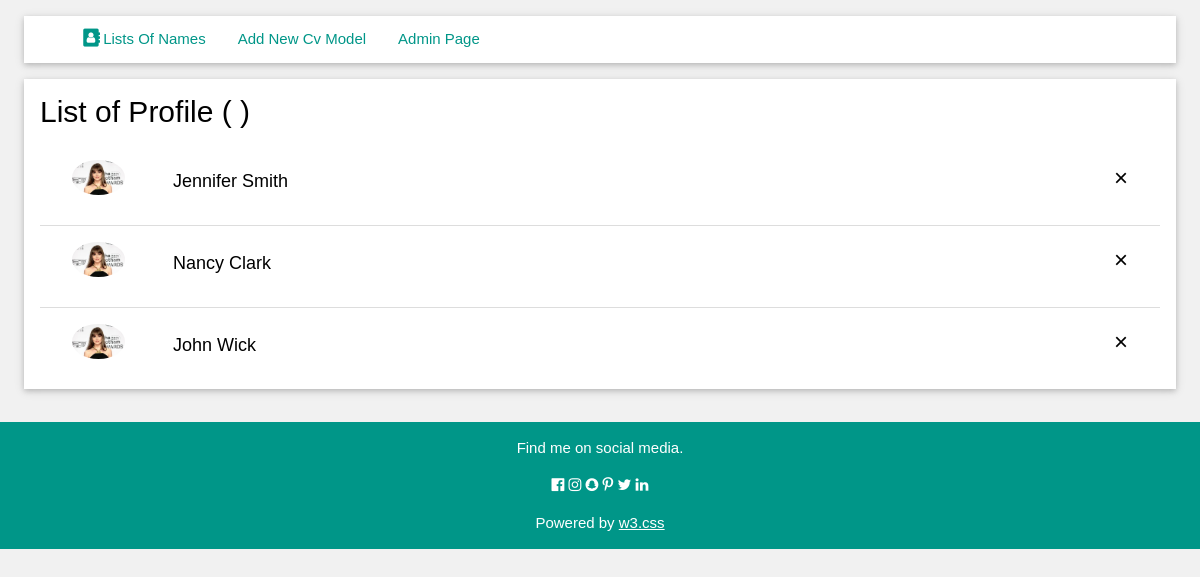
/prof/profiles, run on the app's committed database.
### cvprof/models.py (models this page shows, shortened)
class CVModel(models.Model):
    fullname = models.CharField(max_length=255)
    position = models.CharField(max_length=50)
    address = models.CharField(max_length=500)
    email = models.EmailField(max_length=254)
    contact = models.IntegerField()
    skill = models.CharField(max_length=50,null=True)
    firstskills = models.CharField(max_length=50,null=True)
    secondskills = models.CharField(max_length=50,null=True)
    thirdkills = models.CharField(max_length=50,null=True)
    fourthskills =models.CharField(max_length=50, null=True)
    language =models.CharField(max_length=50, null=True)
    firstlanguage =models.CharField(max_length=50, null=True)
    secondlanguage =models.CharField(max_length=50, null=True)
    thirdlanguage =models.CharField(max_length=50, null=True)
    work_experience = models.CharField(max_length=500,null=True)
    firstwork_experience = models.CharField(max_length=500,null=True)
    workexper_descrip = models.TextField(null=True)
    second_experience = models.CharField(max_length=500,null=True)
    third_experience = models.CharField(max_length=500,null=True)
    education = models.CharField(max_length=250, null=True)
    primaryschool = models.CharField(max_length=250, null=True)
    secondaryschool = models.CharField(max_length=250, null=True)
    tertiaryschool = models.CharField(max_length=250, null=True)

### cvprof/views.py (the view)
# urls.py: path('profiles', views.profile, name = "profiles"),
def profile(request):
    context = {}
    data = CVModel.objects.all()
    context = {'records': data}
    return render(request,'cvprof/prof.html',context)

### cvprof/templates/cvprof/prof.html (shortened to what this page needs)
{% load static %}
<!DOCTYPE html>
<html><head><meta http-equiv="Content-Type" content="text/html; charset=UTF-8">
<link rel="stylesheet" href="{% static 'cvprof/src/w3.css' %}">
<link rel="stylesheet" href="{% static 'cvprof/src/css.css' %}">
<link rel="stylesheet" href="{% static 'cvprof/src/f/css/font-awesome.min.css' %}">
</head>
<body class="w3-light-grey">
<div class="w3-content w3-margin-top" style="max-width:1400px;">
  <div class="w3-row-padding">
    <div class="w3-row">
        <div class="w3-container">
            <div class="w3-container  w3-card w3-white w3-margin-bottom">
              <div class="w3-bar w3-padding-small">
                <a href="{% url 'cvprof:profiles' %}" class="w3-bar-item w3-button w3-text-teal"> <i class="fa fa-address-book fa-fw w3-margin-left w3-large " aria-hidden="true"></i>Lists Of Names</a>
                <a href="http://127.0.0.1:8000/admin/cvprof/cvmodel/add/" class="w3-bar-item w3-button w3-text-teal">Add New Cv Model</a>
                <a href="http://127.0.0.1:8000/admin/" class="w3-bar-item w3-button w3-text-teal">Admin Page</a>
              </div>
            </div>
        </div>
        <div class="w3-container">
            <div class="w3-container  w3-card w3-white w3-margin-bottom">
               <h2>List of Profile ( )</h2>
               <ul  class="w3-ul">
                {% for itm in records %}
                    <li class="w3-bar">
                      <span onclick="this.parentElement.style.display='none'"
                      class="w3-bar-item w3-button w3-xlarge w3-right">&times;</span>
                      <img src="{% static 'cvprof/src/img/lisa.jpeg' %}" class="w3-bar-item w3-circle" style="width:85px">
                      <div class="w3-bar-item">
                        <span class="w3-large">
                          <a href="{% url 'cvprof:index' itm.id %}" class="w3-bar-item w3-button w3-hover-none w3-border-white w3-bottombar w3-hover-border-teal">{{ itm.fullname }}</a>
                        </span>
                      </div>
                  </li>
                {% endfor %}
                </ul>
            </div>
        </div>
    </div>
  </div>
</div>
<footer class="w3-container w3-teal w3-center w3-margin-top">
  <p>Find me on social media.</p>
  <i class="fa fa-facebook-official w3-hover-opacity"></i>
  <i class="fa fa-instagram w3-hover-opacity"></i>
  <i class="fa fa-snapchat w3-hover-opacity"></i>
  <i class="fa fa-pinterest-p w3-hover-opacity"></i>
  <i class="fa fa-twitter w3-hover-opacity"></i>
  <i class="fa fa-linkedin w3-hover-opacity"></i>
  <p>Powered by <a href="https://www.w3schools.com/w3css/default.asp" target="_blank">w3.css</a></p>
</footer>
</body>
</html>

### cvprof/static/cvprof/src/w3.css (style rules this page uses)
*,*:before,*:after { box-sizing:inherit }
html { -ms-text-size-adjust:100%;-webkit-text-size-adjust:100% }
body { margin:0 }
article,aside,details,figcaption,figure,footer,header,main,menu,nav,section { display:block }
a { background-color:transparent }
img { border-style:none }
html,body { font-family:Verdana,sans-serif;font-size:15px;line-height:1.5 }
html { overflow-x:hidden }
h2 { font-size:30px }
h1,h2,h3,h4,h5,h6 { font-family:"Segoe UI",Arial,sans-serif;font-weight:400;margin:10px 0 }
img { vertical-align:middle }
a { color:inherit }
.w3-btn,.w3-button { border:none;display:inline-block;padding:8px 16px;vertical-align:middle;overflow:hidden;text-decoration:none;color:inherit;background-color:inherit;text-align:center;cursor:pointer;white-space:nowrap }
.w3-btn,.w3-button { -webkit-touch-callout:none;-webkit-user-select:none;-khtml-user-select:none;-moz-user-select:none;-ms-user-select:none;user-select:none }
.w3-ul { list-style-type:none;padding:0;margin:0 }
.w3-ul li { padding:8px 16px;border-bottom:1px solid #ddd }
.w3-ul li:last-child { border-bottom:none }
.w3-bar { width:100%;overflow:hidden }
.w3-bar .w3-bar-item { padding:8px 16px;float:left;width:auto;border:none;display:block;outline:0 }
.w3-bar .w3-button { white-space:normal }
.w3-container:after,.w3-container:before,.w3-panel:after,.w3-panel:before,.w3-row:after,.w3-row:before,.w3-row-padding:after,.w3-row-padding:before, .w3-cell-row:before,.w3-cell-row:after,.w3-clear:after,.w3-clear:before,.w3-bar:before,.w3-bar:after { content:"";display:table;clear:both }
.w3-content,.w3-auto { margin-left:auto;margin-right:auto }
.w3-content { max-width:980px }
.w3-circle { border-radius:50% }
.w3-row-padding,.w3-row-padding>.w3-half,.w3-row-padding>.w3-third,.w3-row-padding>.w3-twothird,.w3-row-padding>.w3-threequarter,.w3-row-padding>.w3-quarter,.w3-row-padding>.w3-col { padding:0 8px }
.w3-container,.w3-panel { padding:0.01em 16px }
.w3-card,.w3-card-2 { box-shadow:0 2px 5px 0 rgba(0,0,0,0.16),0 2px 10px 0 rgba(0,0,0,0.12) }
.w3-large { font-size:18px!important }
.w3-xlarge { font-size:24px!important }
.w3-center { text-align:center!important }
.w3-bottombar { border-bottom:6px solid #ccc!important }
.w3-margin-top { margin-top:16px!important }
.w3-margin-bottom { margin-bottom:16px!important }
.w3-margin-left { margin-left:16px!important }
.w3-padding-small { padding:4px 8px!important }
.w3-right { float:right!important }
.w3-teal,.w3-hover-teal:hover { color:#fff!important;background-color:#009688!important }
.w3-white,.w3-hover-white:hover { color:#000!important;background-color:#fff!important }
.w3-light-grey,.w3-hover-light-grey:hover,.w3-light-gray,.w3-hover-light-gray:hover { color:#000!important;background-color:#f1f1f1!important }
.w3-text-teal,.w3-hover-text-teal:hover { color:#009688!important }
.w3-border-white,.w3-hover-border-white:hover { border-color:#fff!important }

### cvprof/templates/cvprof/prof.html (style rules this page uses)
html,body,h1,h2,h3,h4,h5,h6 { font-family: "Roboto", sans-serif }

### data on the page
CVModel: fullname "Jennifer Smith"
CVModel: fullname "Nancy Clark"
CVModel: fullname "John Wick"
